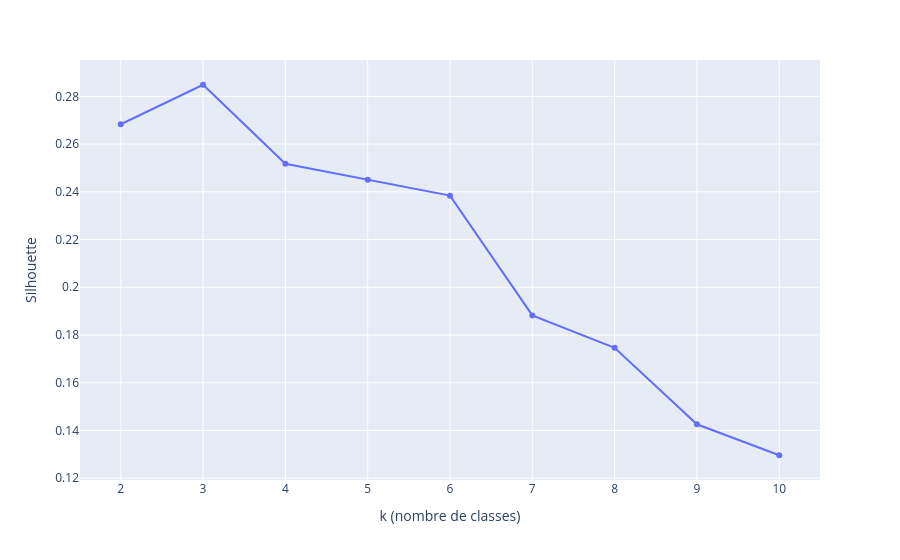

The cell this chart's notebook holds for it:
### Markdown cell above
##### <font color='bisque'> Indice de silhouette selon k

### Code cell
# Importer silhouette_score
from sklearn.metrics import silhouette_score
# Silhouette de KMeans pour k = 2, ..., 10
ks = list(range(2, 11))
sil_ks = []
for k in ks:
    part = KMeans(n_clusters=k, init='random', max_iter=500, n_init=10, random_state=42).fit_predict(x)
    sil_ks.append(silhouette_score(x, part))
fig = px.line(x=ks, y=sil_ks, markers=True, labels={'x': 'k (nombre de classes)', 'y': 'Silhouette'})
fig.show()

### Figure 1 — Plotly figure (JSON) as saved in the notebook; plotly's stock layout.template omitted (floating-point values rounded to 4 significant figures)
{"data": [{"hovertemplate": "k (nombre de classes)=%{x}<br>Silhouette=%{y}<extra></extra>", "legendgroup": "", "line": {"color": "#636efa", "dash": "solid"}, "marker": {"symbol": "circle"}, "mode": "lines+markers", "name": "", "orientation": "v", "showlegend": false, "type": "scatter", "x": [2, 3, 4, 5, 6, 7, 8, 9, 10], "xaxis": "x", "y": [0.2683, 0.2849, 0.2517, 0.2451, 0.2384, 0.1882, 0.1746, 0.1426, 0.1296], "yaxis": "y"}], "layout": {"legend": {"tracegroupgap": 0}, "margin": {"t": 60}, "xaxis": {"anchor": "y", "domain": [0, 1], "title": {"text": "k (nombre de classes)"}}, "yaxis": {"anchor": "x", "domain": [0, 1], "title": {"text": "Silhouette"}}}}
